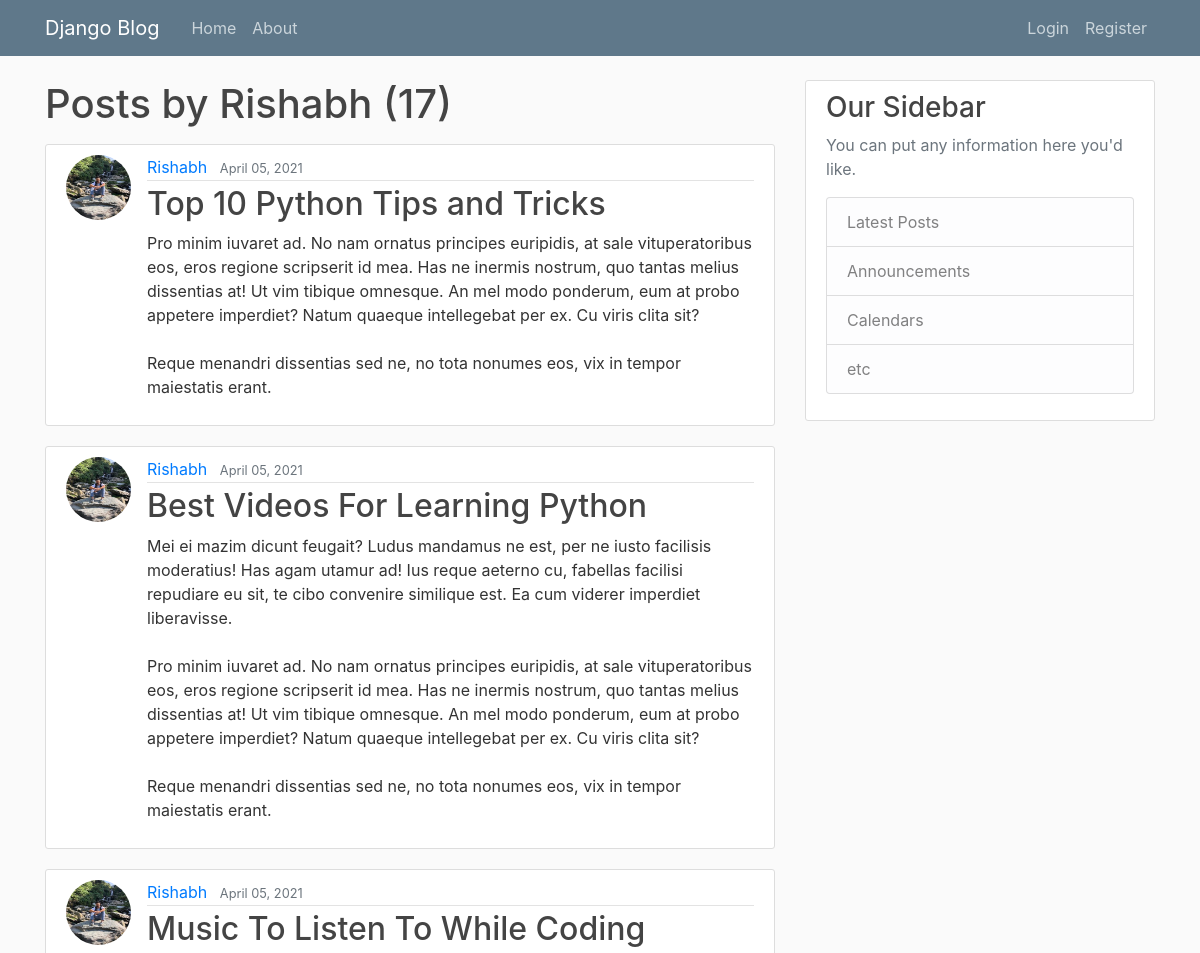
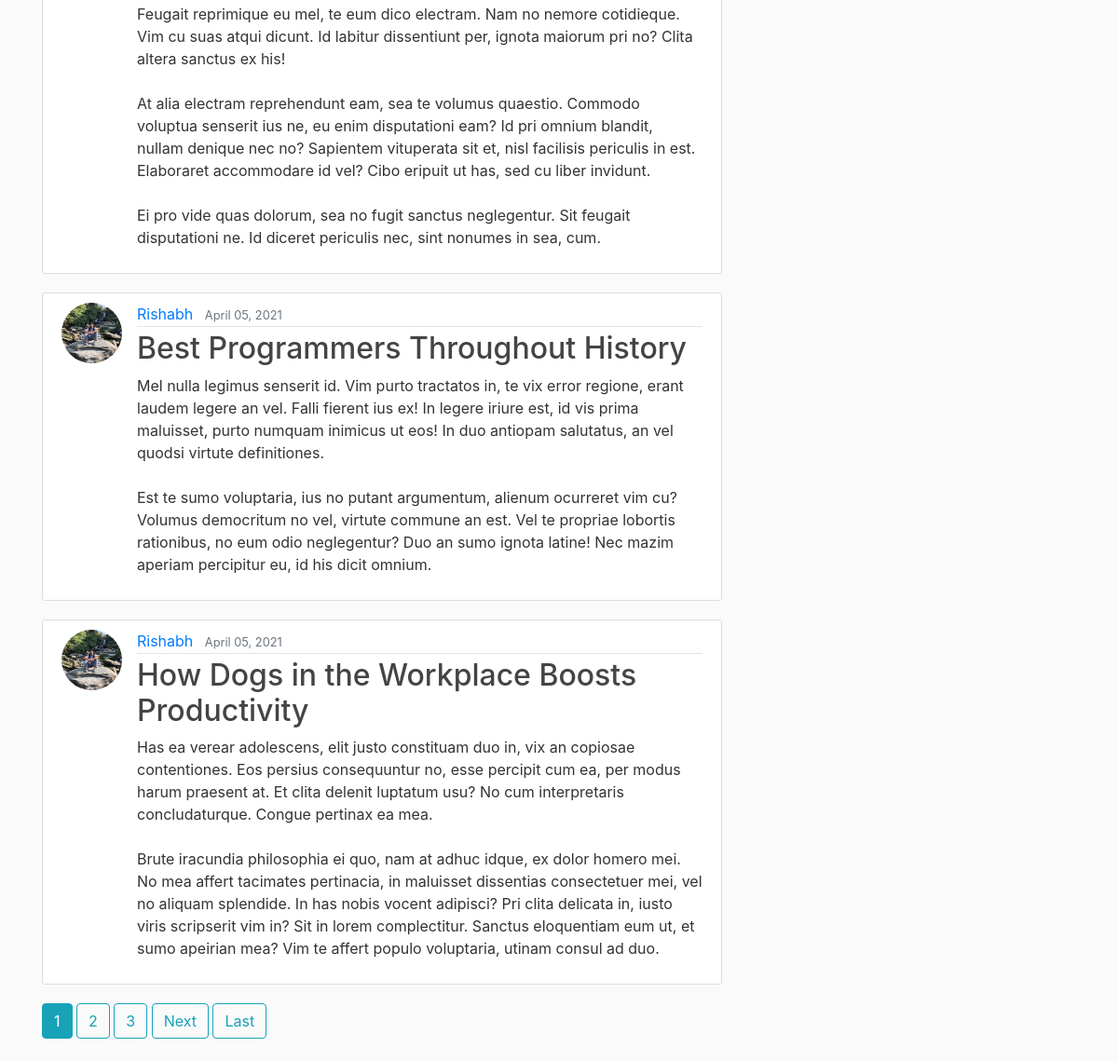
Page /user/Rishabh/ on the committed database (2 pictures, top to bottom).
### blog/models.py (models this page shows, shortened)
class Post(models.Model):
    title = models.CharField(max_length = 100)
    content = models.TextField()
    date_posted = models.DateTimeField(default = timezone.now)
    author = models.ForeignKey(User, on_delete = models.CASCADE) # if user is deleted , their posts also get deleted

### users/models.py (models this page shows, shortened)
class Profile(models.Model):
    user = models.OneToOneField(User , on_delete = models.CASCADE) # if user is deleted , delete profile but not vice versa
    image = models.ImageField(default = 'default.jpg' , upload_to = 'profile_pics')

### blog/views.py (the view)
# urls.py: path('user/<str:username>/' , UserPostListView.as_view() , name = 'user-posts'),
class UserPostListView(ListView):
    model = Post
    template_name = 'blog/user_posts.html'
    context_object_name = 'posts' # what to loop over
    paginate_by = 5     #  to give us pagination functionality
    def get_queryset(self):
        user = get_object_or_404(User , username = self.kwargs.get('username')) # getting username from url
        return Post.objects.filter(author = user).order_by('-date_posted')

### blog/templates/blog/user_posts.html (shortened to what this page needs)
{% extends 'blog/base.html' %}
{% block content %}
    <h1 class = "mb-3">Posts by {{ view.kwargs.username }} ({{ page_obj.paginator.count }})</h1>
    {% for post in posts %}
        <article class="media content-section">
            <img class = 'rounded-circle article-img' src = '{{post.author.profile.image.url}}'>
            <div class="media-body">
              <div class="article-metadata">
                <a class="mr-2" href="{% url 'user-posts' post.author.username %}">{{ post.author }}</a>
                <small class="text-muted">{{ post.date_posted|date:"F d, Y"}}</small>
              </div>
              <h2><a class="article-title" href="{% url 'post-detail' post.id %}">{{ post.title }}</a></h2>
              <p class="article-content">{{ post.content }}</p>
            </div>
        </article>
    {% endfor %}
    {% if is_paginated %}
        {% for num in page_obj.paginator.page_range %}
          {% if page_obj.number == num %}
            <a class = 'btn btn-info mb-4' href = '?page={{num}}'>{{num}}</a>
          {% elif num > page_obj.number|add:'-3' and num < page_obj.number|add:'3' %}
            <a class = 'btn btn-outline-info mb-4' href = '?page={{num}}'>{{num}}</a>
          {% endif %}
        {% endfor %}
        {% if page_obj.has_next %}
          <a class = 'btn btn-outline-info mb-4' href = '?page={{page_obj.next_page_number}}'>Next</a>
          <a class = 'btn btn-outline-info mb-4' href = '?page={{page_obj.paginator.num_pages}}'>Last</a>
        {% endif %}
    {% endif %}
{% endblock content %}

### blog/templates/blog/base.html (shortened to what this page needs)
{% load static %}
<!DOCTYPE html>
<html>
<head>
    <link rel="stylesheet" href="https://maxcdn.bootstrapcdn.com/bootstrap/4.0.0/css/bootstrap.min.css">
    <link rel="stylesheet" type = 'text/css' href="{% static 'blog/main.css' %}">
</head>
<body>
    <header class="site-header">
        <nav class="navbar navbar-expand-md navbar-dark bg-steel fixed-top">
          <div class="container">
            <a class="navbar-brand mr-4" href="{% url 'blog-home' %}">Django Blog</a>
            <div class="collapse navbar-collapse" id="navbarToggle">
              <div class="navbar-nav mr-auto">
                <a class="nav-item nav-link" href="{% url 'blog-home' %}">Home</a>
                <a class="nav-item nav-link" href="{% url 'blog-about' %}">About</a>
              </div>
              <div class="navbar-nav">
                {% if user.is_authenticated %}
                  <a class="nav-item nav-link" href="{% url 'post-create' %}">New Post</a>
                  <a class="nav-item nav-link" href="{% url 'profile' %}">My Profile</a>
                  <a class="nav-item nav-link" href="{% url 'logout' %}">Logout</a>
                {% else %}
                  <a class="nav-item nav-link" href="{% url 'login' %}">Login</a>
                  <a class="nav-item nav-link" href="{% url 'register' %}">Register</a>
                {% endif %}
              </div>
            </div>
          </div>
        </nav>
    </header>
    <main role="main" class="container">
        <div class="row">
          <div class="col-md-8">
            {% block content %}{% endblock %}
          </div>
          <div class="col-md-4">
            <div class="content-section">
              <h3>Our Sidebar</h3>
              <p class='text-muted'>You can put any information here you'd like.
                <ul class="list-group">
                  <li class="list-group-item list-group-item-light">Latest Posts</li>
                  <li class="list-group-item list-group-item-light">Announcements</li>
                  <li class="list-group-item list-group-item-light">Calendars</li>
                  <li class="list-group-item list-group-item-light">etc</li>
                </ul>
              </p>
            </div>
          </div>
        </div>
    </main>
</body>
</html>

### blog/static/blog/main.css (style rules this page uses)
body { background: #fafafa; color: #333333; margin-top: 5rem; }
h1, h2, h3, h4, h5, h6 { color: #444444; }
ul { margin: 0; }
.bg-steel { background-color: #5f788a; }
.site-header .navbar-nav .nav-link { color: #cbd5db; }
.content-section { background: #ffffff; padding: 10px 20px; border: 1px solid #dddddd; border-radius: 3px; margin-bottom: 20px; }
.article-title { color: #444444; }
.article-content { white-space: pre-line; }
.article-img { height: 65px; width: 65px; margin-right: 16px; }
.article-metadata { padding-bottom: 1px; margin-bottom: 4px; border-bottom: 1px solid #e3e3e3 }

### rows in the picture
Post: author.profile.image (picture), author "Rishabh", date_posted "April 05, 2021", title "Top 10 Python Tips and Tricks", content "Pro minim iuvaret ad. No nam ornatus principes euripidis, at sale vituperatoribus eos, eros regione scripserit id mea. Has ne inermis nostrum, quo tantas melius dissentias at! Ut vim tibique omnesque. An mel modo ponderum, eum at probo appetere imperdiet? Natum quaeque intellegebat per ex. Cu viris clita sit? Reque menandri dissentias sed ne, no tota nonumes eos, vix in tempor maiestatis erant."
Post: author.profile.image (picture), author "Rishabh", date_posted "April 05, 2021", title "Best Videos For Learning Python", content "Mei ei mazim dicunt feugait? Ludus mandamus ne est, per ne iusto facilisis moderatius! Has agam utamur ad! Ius reque aeterno cu, fabellas facilisi repudiare eu sit, te cibo convenire similique est. Ea cum viderer imperdiet liberavisse. Pro minim iuvaret ad. No nam ornatus principes euripidis, at sale vituperatoribus eos, eros regione scripserit id mea. Has ne inermis nostrum, quo tantas melius dissentias at! Ut vim tibique omnesque. An mel modo ponderum, eum at probo appetere imperdiet? Natum quaeque intellegebat per ex. Cu viris clita sit? Reque menandri dissentias sed ne, no tota nonumes eos, vix in tempor maiestatis erant."
Post: author.profile.image (picture), author "Rishabh", date_posted "April 05, 2021", title "Music To Listen To While Coding", content "Feugait reprimique eu mel, te eum dico electram. Nam no nemore cotidieque. Vim cu suas atqui dicunt. Id labitur dissentiunt per, ignota maiorum pri no? Clita altera sanctus ex his! At alia electram reprehendunt eam, sea te volumus quaestio. Commodo voluptua senserit ius ne, eu enim disputationi eam? Id pri omnium blandit, nullam denique nec no? Sapientem vituperata sit et, nisl facilisis periculis in est. Elaboraret accommodare id vel? Cibo eripuit ut has, sed cu liber invidunt. Ei pro vide quas dolorum, sea no fugit sanctus neglegentur. Sit feugait disputationi ne. Id diceret periculis nec, sint nonumes in sea, cum."
Post: author.profile.image (picture), author "Rishabh", date_posted "April 05, 2021", title "Best Programmers Throughout History", content "Mel nulla legimus senserit id. Vim purto tractatos in, te vix error regione, erant laudem legere an vel. Falli fierent ius ex! In legere iriure est, id vis prima maluisset, purto numquam inimicus ut eos! In duo antiopam salutatus, an vel quodsi virtute definitiones. Est te sumo voluptaria, ius no putant argumentum, alienum ocurreret vim cu? Volumus democritum no vel, virtute commune an est. Vel te propriae lobortis rationibus, no eum odio neglegentur? Duo an sumo ignota latine! Nec mazim aperiam percipitur eu, id his dicit omnium."
Post: author.profile.image (picture), author "Rishabh", date_posted "April 05, 2021", title "How Dogs in the Workplace Boosts Productivity", content "Has ea verear adolescens, elit justo constituam duo in, vix an copiosae contentiones. Eos persius consequuntur no, esse percipit cum ea, per modus harum praesent at. Et clita delenit luptatum usu? No cum interpretaris concludaturque. Congue pertinax ea mea. Brute iracundia philosophia ei quo, nam at adhuc idque, ex dolor homero mei. No mea affert tacimates pertinacia, in maluisset dissentias consectetuer mei, vel no aliquam splendide. In has nobis vocent adipisci? Pri clita delicata in, iusto viris scripserit vim in? Sit in lorem complectitur. Sanctus eloquentiam eum ut, et sumo apeirian mea? Vim te affert populo voluptaria, utinam consul ad duo."

### other values in the picture
{{ view.kwargs.username }} "Rishabh"
{{ page_obj.paginator.count }} "17"
{{ num }} "1"
{{ num }} "2" "3"
